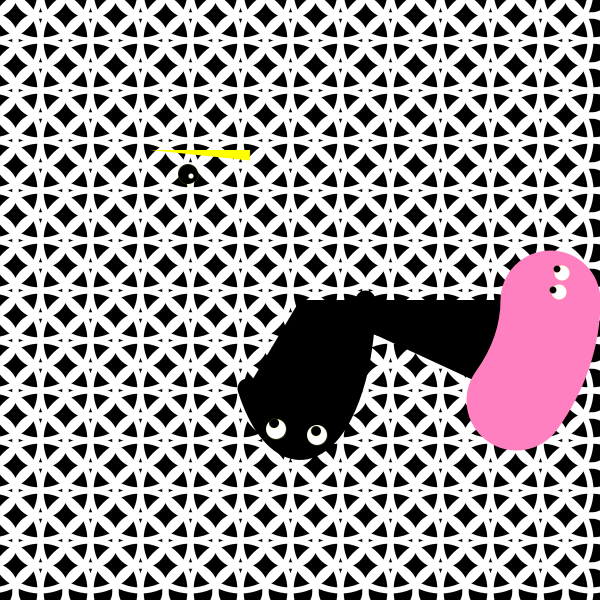
Frame 1 (no input)
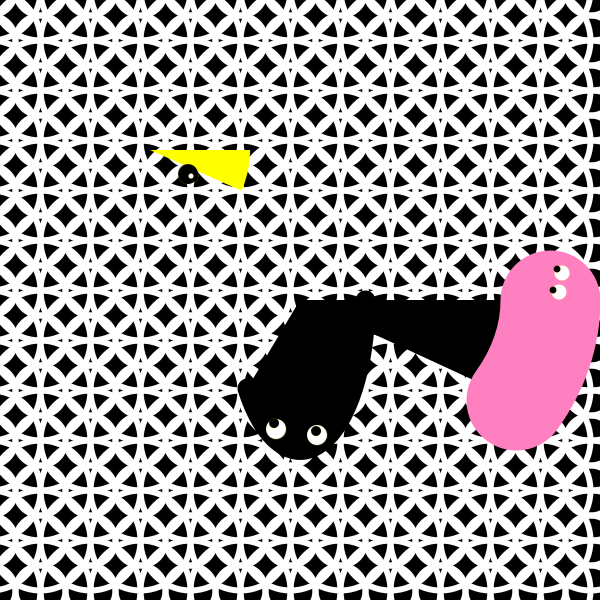
Frame 60 (the mouse pressed at the canvas centre just before this capture)
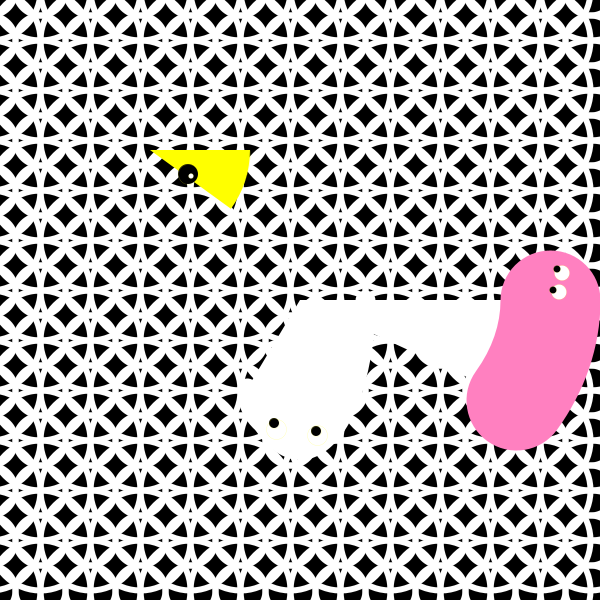
Frame 120 (the mouse held since frame 60 and released just before this capture)

The Processing sketch that drew these frames (run headless with seeded random() and noise(); from frame 60 on, the mouse is pressed at the canvas centre):

// Processing sketch: processing_144451
// ── processing_144451.pde

// Konkuk University
// Department of Dynamic Media
// SOS iDesign
// Na me: JU Hwiyeon
// ID: 201420109

void setup() {  
  size(600, 600);
  smooth();
}

void draw() {  
 
   println(mouseX + " : " + mouseY);
 fill(0);
ellipse(188,174,20,20);
  
  background (0);
  //  ellipses  
  for (int i = -310; i < width; i = i +50) {  
  for (int j = -310; j < height; j = j +50 ) {  
      stroke(255);  
      strokeWeight(6);  
      noFill();  
      ellipse(i, j, 100, 100);
      ellipse(i, j, 50, 50);
    }
  }
 

  strokeWeight(100);
  fill(mouseX,mouseY,mouseY);
  stroke(255,128,192); 
  arc(width/2, height/2, 500, 400, 0, radians(15*hour()));


  
  fill(mouseY,mouseX,mouseX);
 strokeWeight(20);
  stroke(mouseY,mouseY,mouseX);
  arc(width/2, height/2, 130, 300, 0, radians(6*minute()));
 
  
  fill(255,255,0);
  strokeWeight(0);
  stroke(255,255,0);
  arc(width/4, height/4, 200, 200, 0, radians(6*second()));

//eye
 fill(0);
ellipse(188,174,20,20);

fill(255);
ellipse(276,429,20,20);
ellipse(317,435,20,20);
fill(0);
ellipse(274,423,10,10);
ellipse(316,431,10,10);

fill(255);
ellipse(562,273,15,15);
ellipse(559,292,15,15);
ellipse(191,176,5,5);

fill(0);
ellipse(557,269,7,7);
ellipse(553,290,7,7);


}

  
